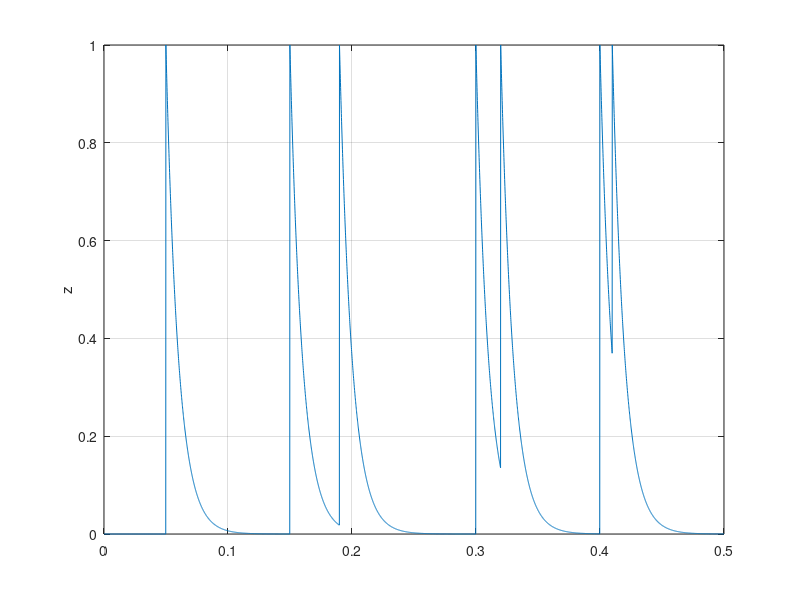
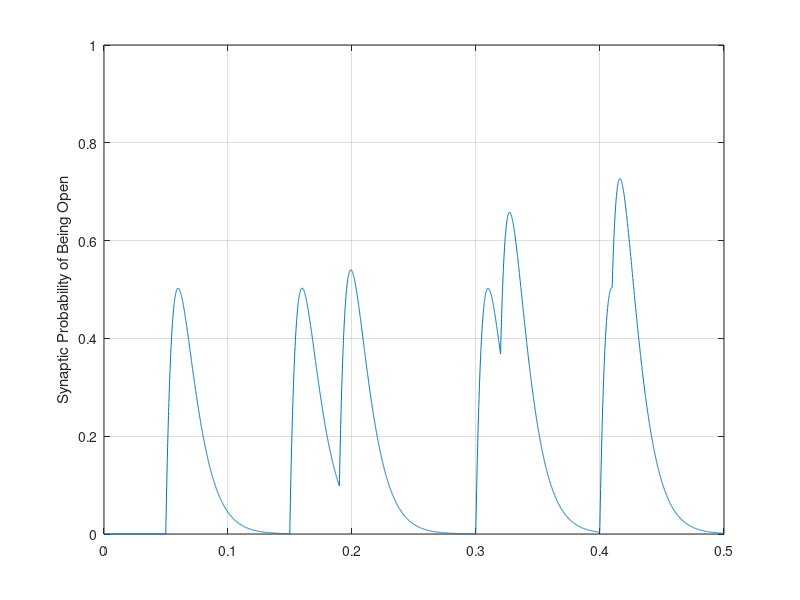
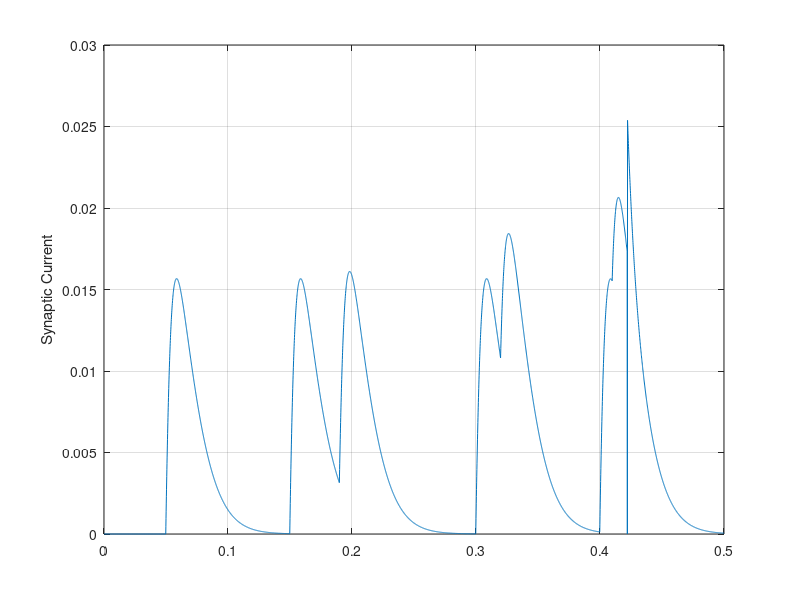
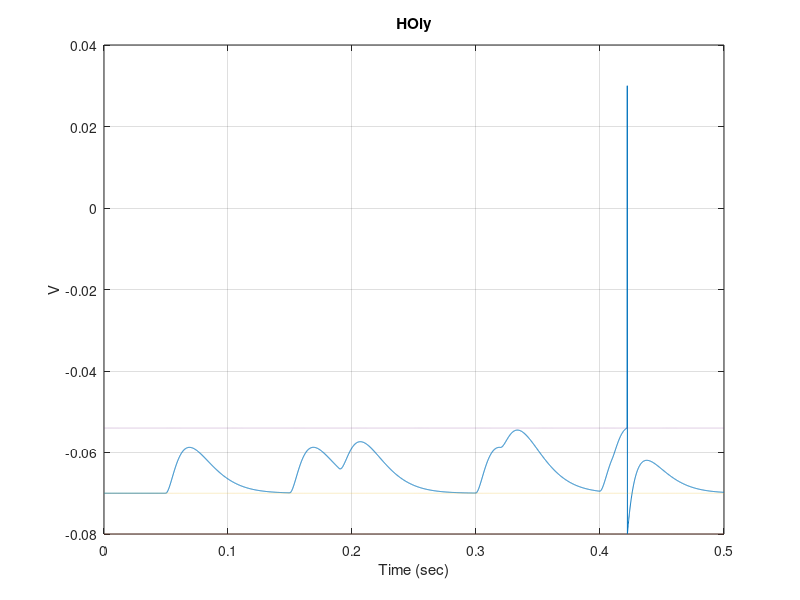

Write the MATLAB code that produced these figures, in order.
% [redacted]
% [redacted]
%Problem number 3

t_end = .5;                        
dt = .0001;                  


Vrest = -.070;                      
Vth = -.054;                        
Vreset = -.080;                    
tau_m = .010;                      
Vspike = 0.03;

E_s = 0;                            % synaptic reversal potential 
r_m_gbar_s = .5;                    % value of r_m*gbar_s
tau_s = .010;                       % synaptic decay 
Pmax = .5;                          % msynaptic open probability

t_vec = 0:dt:t_end;     % time axis
N = length(t_vec);              % number in the spike train

inc_s = dt/tau_s;
V = Vrest*ones(1,N);
P_s = zeros(1,N);
s_input = zeros(1,N);
s_current = zeros(1,N);

s_input(round([.[number redacted]]/dt)) = 1; %Trigger at these points
z = zeros(1,N);

for n = 2:N
    sin = s_input(n);
    z(n) = sin + (1-sin)*(1 - inc_s)*z(n-1);
    
    
    P_s(n) = (1 - inc_s)*P_s(n-1) + inc_s*exp(1)*Pmax*z(n); 
    if V(n-1) < Vth
       
        s_current(n) = r_m_gbar_s*P_s(n)*(E_s-V(n-1));
        V_derivative = (Vrest - V(n-1) + s_current(n))/tau_m;     % eq. 5.43
        V(n) = V(n-1) + dt*V_derivative;
    
    elseif V(n-1) >= Vth && V(n-1) < Vspike
        V(n) = Vspike;                          
    
    else                                   
        V(n) = Vreset;                      
    
    end
end

figure(1)
plot(t_vec,z)
grid on
ylabel('z')
set(gca,'YLim',[0 1])
figure(2)
plot(t_vec,P_s)
grid on
ylabel('Synaptic Probability of Being Open')
set(gca,'YLim',[0 1])
figure(3)
plot(t_vec,s_current)
grid on
ylabel('Synaptic Current')
figure(4)
plot(t_vec,V,'-',t_vec,Vreset*ones(1,N),':',t_vec,Vrest*ones(1,N),':',t_vec,Vth*ones(1,N),':')
grid on
title('HOly')
ylabel('V')
xlabel('Time (sec)')
